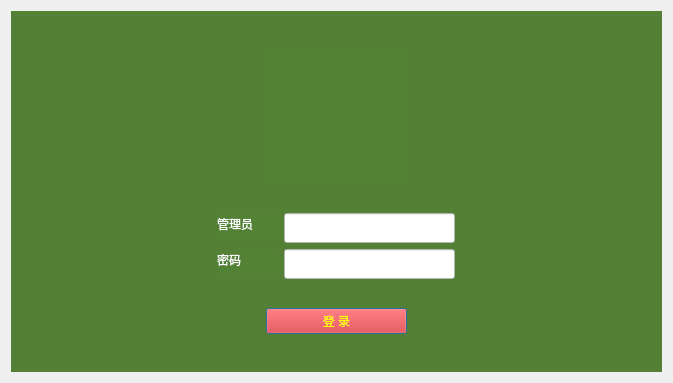
<?xml version="1.0" encoding="UTF-8"?>
<ui version="4.0">
 <class>Admin_Login</class>
 <widget class="QDialog" name="Admin_Login">
  <property name="geometry">
   <rect>
    <x>0</x>
    <y>0</y>
    <width>669</width>
    <height>379</height>
   </rect>
  </property>
  <property name="windowTitle">
   <string>身份验证</string>
  </property>
  <property name="windowIcon">
   <iconset resource="../../SysMainWindow.qrc">
    <normaloff>:/SysMainWindow/Resources/login-icon.png</normaloff>:/SysMainWindow/Resources/login-icon.png</iconset>
  </property>
  <layout class="QGridLayout" name="gridLayout">
   <item row="0" column="0">
    <widget class="QGroupBox" name="groupBox">
     <property name="minimumSize">
      <size>
       <width>651</width>
       <height>361</height>
      </size>
     </property>
     <property name="maximumSize">
      <size>
       <width>651</width>
       <height>361</height>
      </size>
     </property>
     <property name="styleSheet">
      <string notr="true">background-color: rgb(84, 130, 53);</string>
     </property>
     <property name="title">
      <string/>
     </property>
     <layout class="QGridLayout" name="gridLayout_3">
      <item row="0" column="0" colspan="2">
       <spacer name="horizontalSpacer">
        <property name="orientation">
         <enum>Qt::Horizontal</enum>
        </property>
        <property name="sizeHint" stdset="0">
         <size>
          <width>236</width>
          <height>20</height>
         </size>
        </property>
       </spacer>
      </item>
      <item row="0" column="2">
       <widget class="QLabel" name="label_2">
        <property name="minimumSize">
         <size>
          <width>141</width>
          <height>135</height>
         </size>
        </property>
        <property name="maximumSize">
         <size>
          <width>141</width>
          <height>135</height>
         </size>
        </property>
        <property name="styleSheet">
         <string notr="true">image: url(:/SysMainWindow/Resources/81logo.png);</string>
        </property>
        <property name="text">
         <string/>
        </property>
       </widget>
      </item>
      <item row="0" column="3" colspan="2">
       <spacer name="horizontalSpacer_2">
        <property name="orientation">
         <enum>Qt::Horizontal</enum>
        </property>
        <property name="sizeHint" stdset="0">
         <size>
          <width>236</width>
          <height>20</height>
         </size>
        </property>
       </spacer>
      </item>
      <item row="1" column="0">
       <spacer name="horizontalSpacer_5">
        <property name="orientation">
         <enum>Qt::Horizontal</enum>
        </property>
        <property name="sizeHint" stdset="0">
         <size>
          <width>186</width>
          <height>20</height>
         </size>
        </property>
       </spacer>
      </item>
      <item row="1" column="1" colspan="3">
       <layout class="QGridLayout" name="gridLayout_2">
        <item row="0" column="0">
         <widget class="QLabel" name="label_3">
          <property name="sizePolicy">
           <sizepolicy hsizetype="Fixed" vsizetype="Fixed">
            <horstretch>0</horstretch>
            <verstretch>0</verstretch>
           </sizepolicy>
          </property>
          <property name="minimumSize">
           <size>
            <width>61</width>
            <height>25</height>
           </size>
          </property>
          <property name="maximumSize">
           <size>
            <width>61</width>
            <height>25</height>
           </size>
          </property>
          <property name="styleSheet">
           <string notr="true">font: 75 14pt &quot;微软雅黑&quot;;
color: rgb(255, 255, 255);</string>
          </property>
          <property name="text">
           <string>&lt;html&gt;&lt;head/&gt;&lt;body&gt;&lt;p&gt;管理员&lt;br/&gt;&lt;/p&gt;&lt;/body&gt;&lt;/html&gt;</string>
          </property>
         </widget>
        </item>
        <item row="1" column="1">
         <widget class="QLineEdit" name="lineEdit_AdminPwd">
          <property name="sizePolicy">
           <sizepolicy hsizetype="Fixed" vsizetype="Fixed">
            <horstretch>0</horstretch>
            <verstretch>0</verstretch>
           </sizepolicy>
          </property>
          <property name="minimumSize">
           <size>
            <width>171</width>
            <height>30</height>
           </size>
          </property>
          <property name="maximumSize">
           <size>
            <width>171</width>
            <height>30</height>
           </size>
          </property>
          <property name="styleSheet">
           <string notr="true">background-color: rgb(255, 255, 255);
font: 14pt &quot;微软雅黑&quot;;</string>
          </property>
          <property name="echoMode">
           <enum>QLineEdit::Password</enum>
          </property>
         </widget>
        </item>
        <item row="0" column="1">
         <widget class="QLineEdit" name="lineEdit_Admin">
          <property name="sizePolicy">
           <sizepolicy hsizetype="Fixed" vsizetype="Fixed">
            <horstretch>0</horstretch>
            <verstretch>0</verstretch>
           </sizepolicy>
          </property>
          <property name="minimumSize">
           <size>
            <width>171</width>
            <height>30</height>
           </size>
          </property>
          <property name="maximumSize">
           <size>
            <width>171</width>
            <height>30</height>
           </size>
          </property>
          <property name="styleSheet">
           <string notr="true">background-color: rgb(255, 255, 255);
font: 14pt &quot;微软雅黑&quot;;</string>
          </property>
         </widget>
        </item>
        <item row="1" column="0">
         <widget class="QLabel" name="label_4">
          <property name="sizePolicy">
           <sizepolicy hsizetype="Fixed" vsizetype="Fixed">
            <horstretch>0</horstretch>
            <verstretch>0</verstretch>
           </sizepolicy>
          </property>
          <property name="minimumSize">
           <size>
            <width>61</width>
            <height>25</height>
           </size>
          </property>
          <property name="maximumSize">
           <size>
            <width>61</width>
            <height>25</height>
           </size>
          </property>
          <property name="styleSheet">
           <string notr="true">font: 75 14pt &quot;微软雅黑&quot;;
color: rgb(255, 255, 255);</string>
          </property>
          <property name="text">
           <string>&lt;html&gt;&lt;head/&gt;&lt;body&gt;&lt;p&gt;密码&lt;br/&gt;&lt;/p&gt;&lt;/body&gt;&lt;/html&gt;</string>
          </property>
         </widget>
        </item>
       </layout>
      </item>
      <item row="1" column="4">
       <spacer name="horizontalSpacer_6">
        <property name="orientation">
         <enum>Qt::Horizontal</enum>
        </property>
        <property name="sizeHint" stdset="0">
         <size>
          <width>187</width>
          <height>20</height>
         </size>
        </property>
       </spacer>
      </item>
      <item row="2" column="0" colspan="2">
       <spacer name="horizontalSpacer_3">
        <property name="orientation">
         <enum>Qt::Horizontal</enum>
        </property>
        <property name="sizeHint" stdset="0">
         <size>
          <width>236</width>
          <height>20</height>
         </size>
        </property>
       </spacer>
      </item>
      <item row="2" column="2">
       <widget class="QPushButton" name="pushButton_Login">
        <property name="styleSheet">
         <string notr="true">font: 75 24pt &quot;微软雅黑&quot;;
color: rgb(255, 255, 0);
background-color: rgb(255, 0, 0);
</string>
        </property>
        <property name="text">
         <string>登 录</string>
        </property>
        <property name="checkable">
         <bool>false</bool>
        </property>
        <property name="checked">
         <bool>false</bool>
        </property>
        <property name="autoRepeat">
         <bool>true</bool>
        </property>
        <property name="autoExclusive">
         <bool>true</bool>
        </property>
       </widget>
      </item>
      <item row="2" column="3" colspan="2">
       <spacer name="horizontalSpacer_4">
        <property name="orientation">
         <enum>Qt::Horizontal</enum>
        </property>
        <property name="sizeHint" stdset="0">
         <size>
          <width>236</width>
          <height>20</height>
         </size>
        </property>
       </spacer>
      </item>
     </layout>
    </widget>
   </item>
  </layout>
 </widget>
 <tabstops>
  <tabstop>lineEdit_Admin</tabstop>
  <tabstop>lineEdit_AdminPwd</tabstop>
  <tabstop>pushButton_Login</tabstop>
 </tabstops>
 <resources>
  <include location="../../SysMainWindow.qrc"/>
 </resources>
 <connections>
  <connection>
   <sender>pushButton_Login</sender>
   <signal>clicked()</signal>
   <receiver>Admin_Login</receiver>
   <slot>slotLogin()</slot>
   <hints>
    <hint type="sourcelabel">
     <x>399</x>
     <y>340</y>
    </hint>
    <hint type="destinationlabel">
     <x>666</x>
     <y>338</y>
    </hint>
   </hints>
  </connection>
 </connections>
 <slots>
  <slot>slotLogin()</slot>
 </slots>
</ui>
